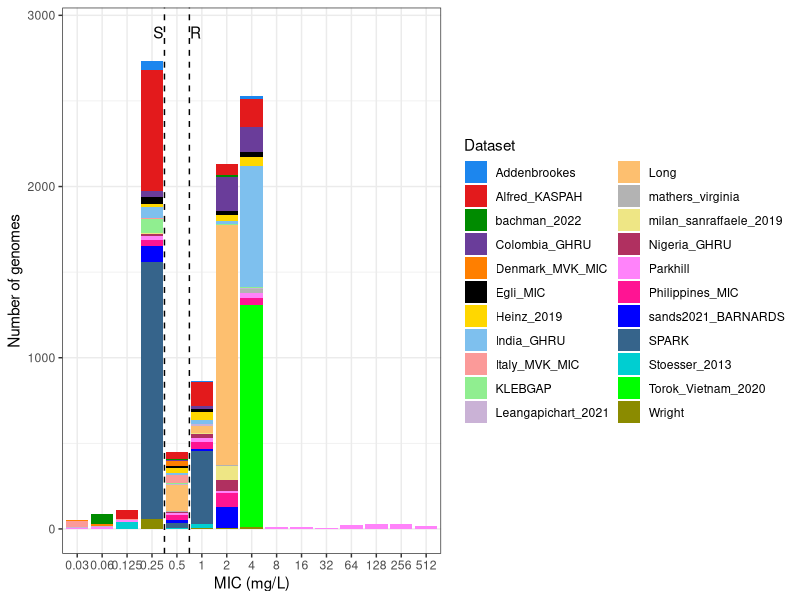
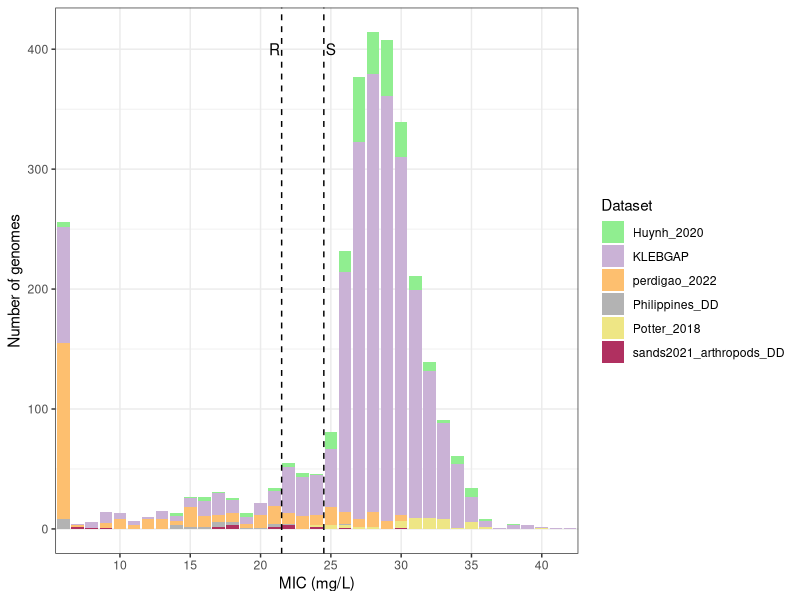
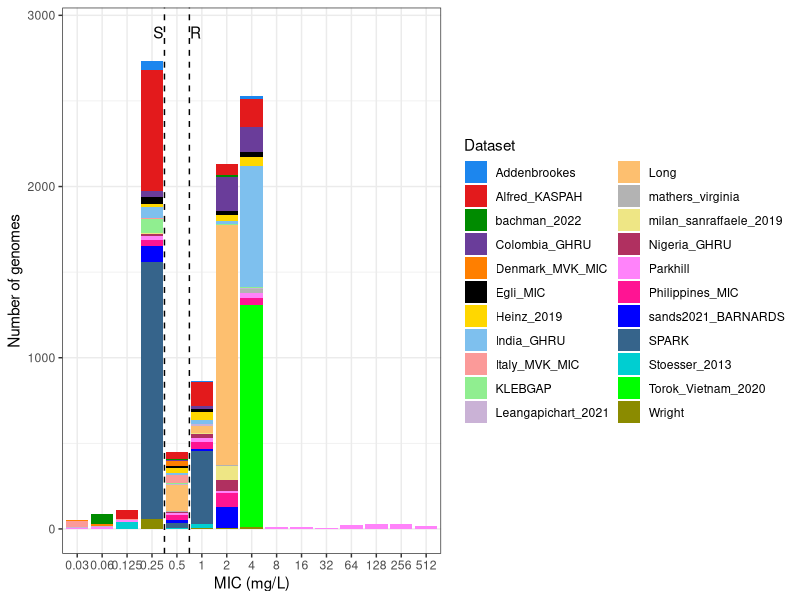
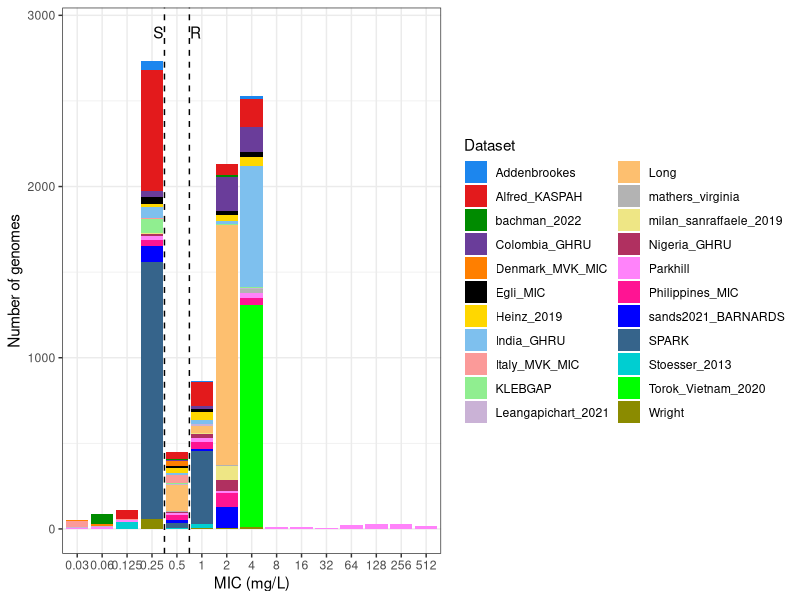
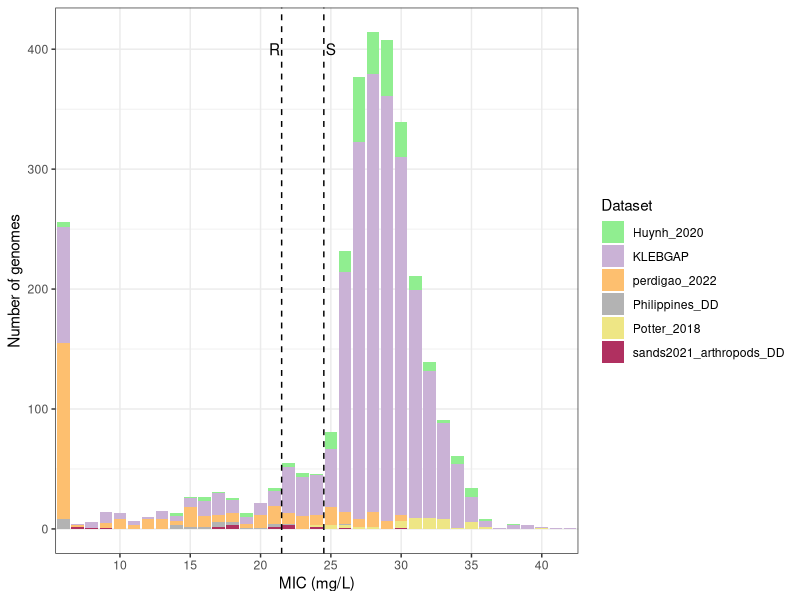
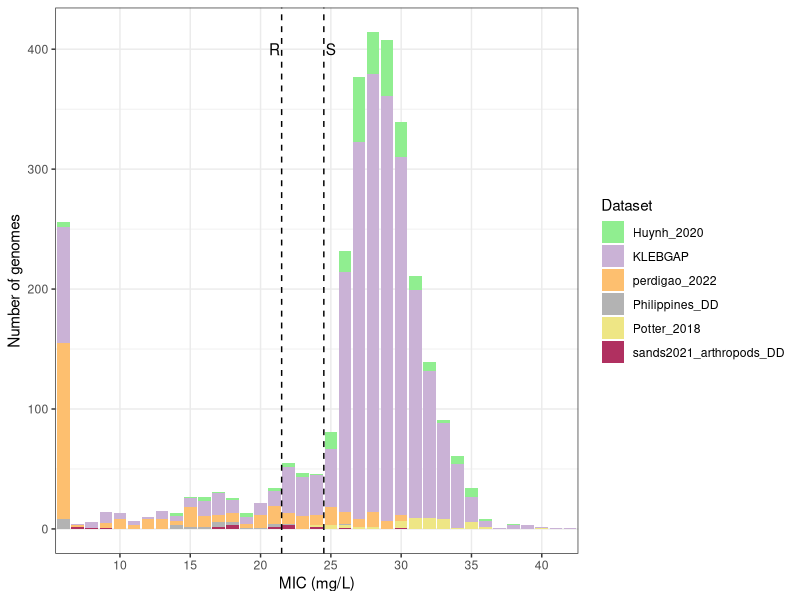

Source code (R) for these figures, in order:
## ---- chunk 1
knitr::opts_chunk$set(dev = 'png', echo = TRUE, message = FALSE, warning = FALSE,
                      cache = FALSE, fig.align = 'center')
knitr::opts_knit$set(root.dir = getwd())

# Data wrangling
library(tidyverse)
library(dplyr)
## ---- chunk 2
geno <- read_delim("tables/TableS1_genotypes.tsv")
pheno <- read_delim("tables/TableS2_phenotypes_metadata.tsv")
cipro_antibiogram <- full_join(geno,pheno)

## ---- chunk 3

c25 <- c(
  "dodgerblue2", "#E31A1C", # red
  "green4",
  "#6A3D9A", # purple
  "#FF7F00", # orange
  "black", "gold1",
  "skyblue2", "#FB9A99", # lt pink
  "palegreen2",
  "#CAB2D6", # lt purple
  "#FDBF6F", # lt orange
  "gray70", "khaki2",
  "maroon", "orchid1", "deeppink1", "blue1", "steelblue4",
  "darkturquoise", "green1", "yellow4", "yellow3",
  "darkorange4", "brown"
)
## ---- chunk 4
MIC_dist <- cipro_antibiogram %>%
  filter(Laboratory.Typing.Method!="Disk diffusion") %>%
  mutate(Measurement=replace(Measurement, Measurement==0.032, 0.03)) %>%
  mutate(Measurement=replace(Measurement, Measurement==0.064, 0.06)) %>%
  mutate(Measurement=replace(Measurement, Measurement==0.12, 0.125)) %>%
  group_by(Measurement, index) %>% count() %>%
  ggplot(aes(x=factor(Measurement), y=n, fill=index)) + 
  geom_bar(position="stack", stat="identity") +
  theme_bw() +
  labs(x="MIC (mg/L)", y="Number of genomes", fill="Dataset") +
  scale_fill_manual(values=c25[1:22]) +
  geom_vline(xintercept=4.5, linetype=2) +
  annotate("text",x=4.25, y=2900, label="S") +
  geom_vline(xintercept=5.5, linetype=2) +
  annotate("text",x=5.75, y=2900, label="R")

## ---- chunk 5

MIC_dist

ggsave(width=9, height=4, file="figs/FigS2_MIC_distribution.pdf")
ggsave(width=9, height=4, file="figs/FigS2_MIC_distribution.png")

## ---- chunk 6
DD_dist <- cipro_antibiogram %>%
  filter(Laboratory.Typing.Method=="Disk diffusion") %>%
  group_by(Measurement, index) %>% count() %>%
  ggplot(aes(x=factor(Measurement), y=n, fill=index)) + 
  geom_bar(position="stack", stat="identity") +
  theme_bw() +
  labs(x="MIC (mg/L)", y="Number of genomes", fill="Dataset") +
  scale_fill_manual(values=c25[10:15]) +
  geom_vline(xintercept=16.5, linetype=2) +
  annotate("text",x=16, y=400, label="R") +
  geom_vline(xintercept=19.5, linetype=2) +
  annotate("text",x=20, y=400, label="S") + 
  scale_x_discrete(breaks=seq(5,45,5))

## ---- chunk 7

DD_dist

ggsave(width=9, height=4, file="figs/FigS3_DD_distribution.pdf")
ggsave(width=9, height=4, file="figs/FigS3_DD_distribution.png")

